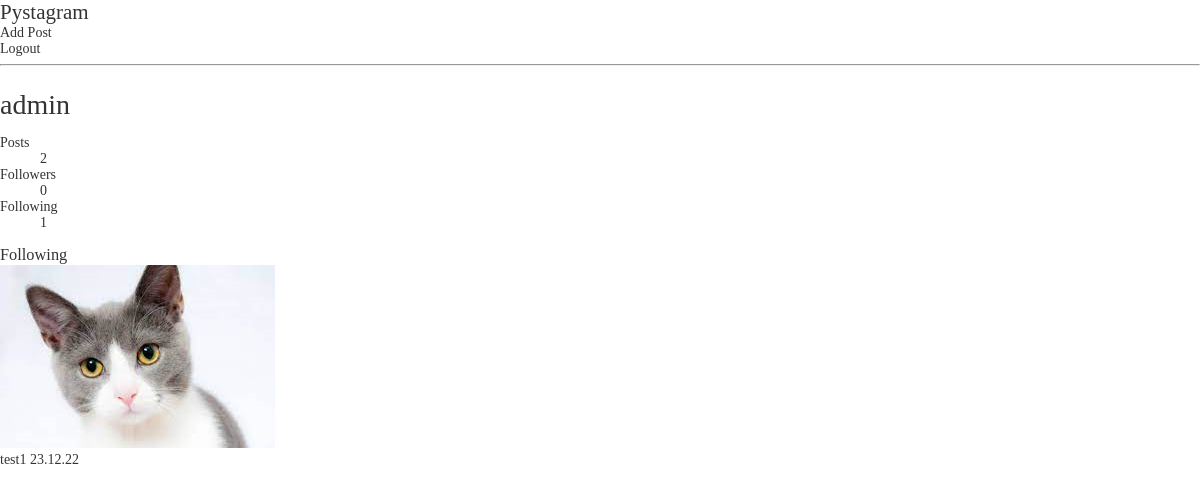
Before: /users/1/following/ with the older database file.
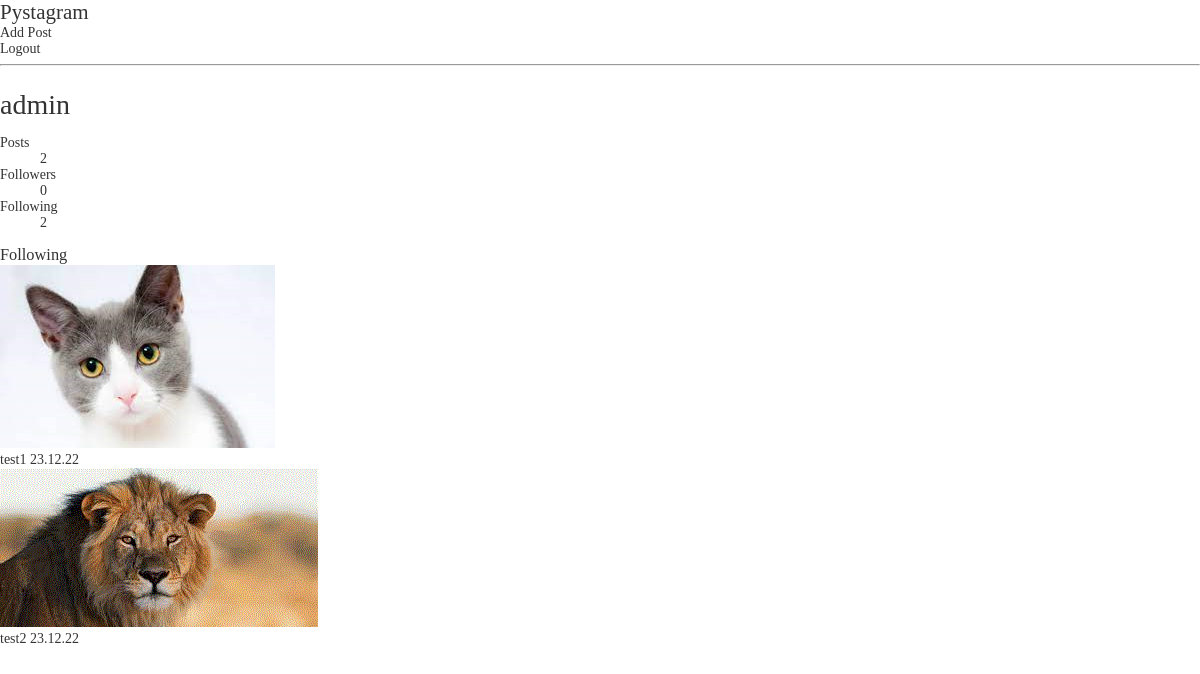
After: the same page with the newer database file.
### users/models.py (models this page shows, shortened)
class User(AbstractUser):
    profile_image = models.ImageField(
        "프로필 이미지",
        upload_to="users/profile",
        blank=True
        )
    short_description = models.TextField("소개글",  blank=True)
    like_posts = models.ManyToManyField(
        "posts.Post",
        verbose_name="좋아요 누른 포스트 목록",
        related_name="like_users",
        blank=True,
    )
    following = models.ManyToManyField(
        "self",
        verbose_name="팔로우 중인 유저들",
        related_name="followers",
        symmetrical=False,
        through="users.Relationship",
    )

class Relationship(models.Model):
    from_user = models.ForeignKey(
        "users.User",
        verbose_name="팔로우를 요청한 사람",
        related_name="following_relationships",
        on_delete=models.CASCADE
    )
    to_user = models.ForeignKey(
        "users.User",
        verbose_name="팔로우 요청의 대상",
        related_name="follower_relationships",
        on_delete=models.CASCADE
    )
    created = models.DateTimeField(auto_now_add=True)

### users/views.py (the view)
# urls.py: path("<int:user_id>/following/", views.Following.as_view(), name="following"),
class Following(TemplateView):
    template_name = "users/following.html"
    def get_context_data(self, **kwargs):
        context = super().get_context_data(**kwargs)
        user_id = kwargs["user_id"]
        user = get_object_or_404(models.User, id=user_id)
        relationships = user.following_relationships.all()
        context["user"] = user
        context["relationships"] = relationships
        return context

### templates/users/following.html
{% extends "base_profile.html" %}
{% block bottom_data %}
<div class="relationships">
    <h3>Following</h3>
    {% for relationship in relationships %}
        <div class="relationship">
            <a href="{% url "users:profile" user_id=relationship.to_user.id %}">
                {% if relationship.to_user.profile_image %}
                    <img src="{{ relationship.to_user.profile_image.url }}">
                {% endif %}
                <div class="relationship-info">
                    <span>{{ relationship.to_user.username }}</span>
                    <span>{{ relationship.created|date:"y.m.d" }}</span>
                </div>
            </a>
        </div>
    {% endfor %}
</div>
{% endblock  %}

### templates/base_profile.html (shortened to what this page needs)
{% extends "base_nav.html" %}
{% block content %}
<div id="profile">
    <div class="info">
        <div class="info-texts">
            <h1>{{ user.username }}</h1>
            <div class="counts">
                <dl>
                    <dt>Posts</dt>
                    <a href="{% url "users:profile" user_id=user.id %}">
                    <dd>{{ user.post_set.count }}</dd>
                    </a>
                    <dt>Followers</dt>
                    <a href="{% url "users:followers" user_id=user.id %}">
                    <dd>{{ user.followers.count }}</dd>
                    </a>
                    <dt>Following</dt>
                    <a href="{% url "users:following" user_id=user.id %}">
                    <dd>{{ user.following.count }}</dd>
                    </a>
                </dl>
            </div>
        </div>
    </div>
    {% block bottom_data %}{% endblock  %}
</div>
{% endblock  %}

### templates/base_nav.html
{% extends "_base.html" %}
{% block base_content %}
    {% include "nav.html" %}
    {% block content %}{% endblock %}
{% endblock  %}

### templates/_base.html (shortened to what this page needs)
{% load static %}
<!DOCTYPE html>
<html lang="kr">
<head>
    <link rel="stylesheet" href="{% static "css/style.css" %}">
</head>
<body>
    {% block base_content %}{% endblock %}
</body>
</html>

### templates/nav.html (shortened to what this page needs)
<nav>
    <h1>
        <a href="{% url "posts:feeds" %}">Pystagram</a>
    </h1>
    <a href="{% url "posts:post_add" %}" style="text-align: right;">Add Post</a><br>
    <a href="{% url "users:logout" %}" style="text-align: right;">Logout</a>
</nav>
<hr><br>

### static/css/style.css (style rules this page uses)
h1, h2, h3, h4, h5, h6 { padding: 0; margin: 0; font-weight: 300; }
a { text-decoration: none; color: #333; }
html { margin: 0; font-family: "Noto Sans KR", serif; font-weight: 300; font-size: 14px; color: #333; height: 100%; }
body { margin: 0; height: 100%; }

Changed rows visible on the page:
computed for User "admin": following.count "1" → "2"
added Relationship: to_user.profile_image (picture), to_user.username "test2", created "23.12.22"
